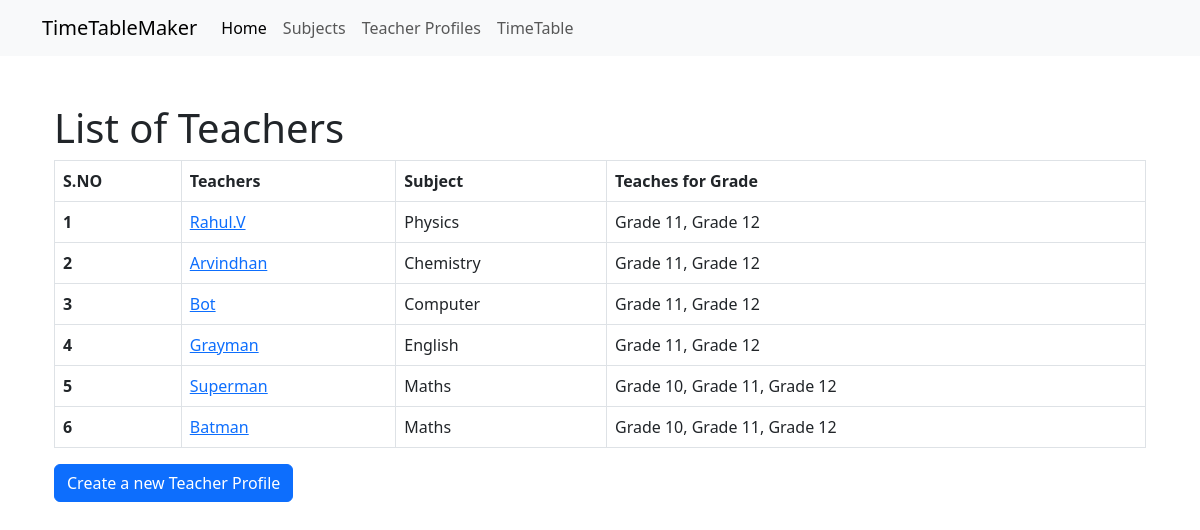
/TimeTableMaker/teachers/, run on the app's committed database.
### TimeTableApp/models.py (models this page shows, shortened)
class Teachers(models.Model):
    classes_available = (
        ('Grade 1','Grade 1'),
        ('Grade 2','Grade 2'),
        ('Grade 3','Grade 3'),
        ('Grade 4','Grade 4'),
        ('Grade 5','Grade 5'),
        ('Grade 6','Grade 6'),
        ('Grade 7','Grade 7'),
        ('Grade 8','Grade 8'),
        ('Grade 9','Grade 9'),
        ('Grade 10','Grade 10'),
        ('Grade 11','Grade 11'),
        ('Grade 12','Grade 12'),
    )
    name = models.CharField(max_length = 256)
    subject = models.ForeignKey(Subjects,on_delete=models.SET_NULL,null=True,related_name='teacher_subject')
    teaches_for_class = MultiSelectField(max_length=256,max_choices=5,choices=classes_available)

class Subjects(models.Model):
    Subjects_available = (
        ('Maths','Maths'),
        ('English','English'),
        ('Computer','Computer'),
        ('Chemistry','Chemistry'),
        ('Physics','Physics'),
        ('Test Subject','Test Subject'),
    )
    subject_name = models.CharField(max_length = 256,choices = Subjects_available,unique=True)
    def  __str__(self):
        return str(self.subject_name)

### TimeTableApp/views.py (the view)
# urls.py: path('teachers/',views.TeachersListView.as_view(),name = 'teacher_list'),
class TeachersListView(ListView):
    model = models.Teachers
    template_name = 'TimeTableApp/Teachers_model/teacher_list.html'
    context_object_name = 'teachers'

### TimeTableApp/templates/TimeTableApp/Teachers_model/teacher_list.html (shortened to what this page needs)
{% extends 'base.html' %}
{% load bootstrap3 %}
{% block body_block %}
<br>
<br>
<div class="container">
  <h1>List of Teachers</h1>
  <table class="table table-bordered table-hover">
    <thead class="thead-light">
      <th scope="col">S.NO</th>
      <th scope="col">Teachers</th>
      <th scope="col">Subject</th>
      <th scope="col">Teaches for Grade</th>
    </thead>
    {% for teacher in teachers %}
    <tr>
      <th class="serial_number" scope="row"></th>
      <td><a href="{{teacher.id}}/teacher_detail/">{{teacher.name}}</a></td>
      <td>{{teacher.subject}}</td>
      <td>{{teacher.teaches_for_class}}</td>
    </tr>
    {% endfor %}
  </table>
<a class="btn btn-primary" href="{% url 'TimeTableApp:create_teacher' %}">Create a new Teacher Profile</a>
</div>
{% endblock %}

### templates/base.html (shortened to what this page needs)
<!DOCTYPE html>
<html lang="en" dir="ltr">
  <head>
    <link href="https://cdn.jsdelivr.net/npm/bootstrap@5.3.0/dist/css/bootstrap.min.css" rel="stylesheet">
  </head>
  <body>
    <nav class="navbar navbar-expand-lg bg-body-tertiary" >
  <div class="container">
    <a class="navbar-brand" href="#">TimeTableMaker</a>
    <div class="collapse navbar-collapse" id="navbarNav">
      <ul class="navbar-nav">
        <li class="nav-item">
          <a class="nav-link active" aria-current="page" href="{% url 'index' %}">Home</a>
        </li>
        <li class="nav-item">
          <a class="nav-link" href="{% url 'TimeTableApp:subject_list' %}">Subjects</a>
        </li>
        <li class="nav-item">
          <a class="nav-link" href="{% url 'TimeTableApp:teacher_list' %}">Teacher Profiles</a>
        </li>
        <li class="nav-item">
          <a class="nav-link" href="{% url 'TimeTableApp:timetable_list' %}">TimeTable</a>
        </li>
      </ul>
    </div>
  </div>
</nav>
<div class="container">
  {% block body_block %}
  {% endblock %}
</div>
  </body>
</html>

### data on the page
Teachers: name "Rahul.V", subject "Physics", teaches_for_class "Grade 11, Grade 12"
Teachers: name "Arvindhan", subject "Chemistry", teaches_for_class "Grade 11, Grade 12"
Teachers: name "Bot", subject "Computer", teaches_for_class "Grade 11, Grade 12"
Teachers: name "Grayman", subject "English", teaches_for_class "Grade 11, Grade 12"
Teachers: name "Superman", subject "Maths", teaches_for_class "Grade 10, Grade 11, Grade 12"
Teachers: name "Batman", subject "Maths", teaches_for_class "Grade 10, Grade 11, Grade 12"
